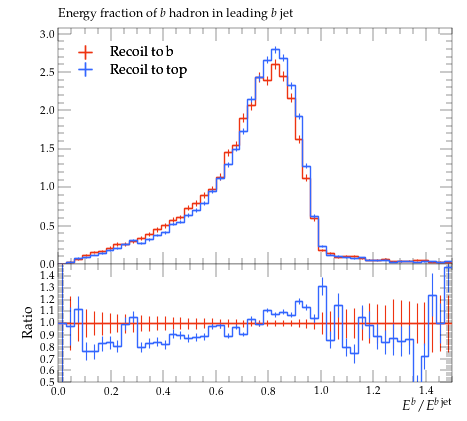

Write Python code to recreate this figure.
#! /usr/bin/env python

# This Python script was auto-generated using YODA v2.0.2.
# Analysis object: /MC_HFJETS/efracB
# Timestamp: 28-07-2026 (11:04:25)

import matplotlib as mpl
import matplotlib.pyplot as plt
mpl.use('Agg') # comment out for interactive use
import os
import numpy as np

plotDir = os.path.split(os.path.realpath(__file__))[0]
if 'YODA_USER_PLOT_PATH' in globals():
    plot_outdir = globals()['YODA_USER_PLOT_PATH']
else:
    plot_outdir = plotDir

#plot style
plt.style.use(os.path.join(plotDir, '../default.mplstyle'))
# plot metadata
figW, figH = plt.rcParams['figure.figsize']
ax_xLabel = r'$E^b / E^{b\,\mathrm{jet}}$'
ax_yLabel = r''
ax_title  = r'Energy fraction of $b$ hadron in leading $b$ jet'
ax_xScale = 'linear'
ax_yScale = 'linear'
xLims = (0.0, 1.5)
yLims = (0.0, 3.0745341)

# TeX-friendly labels for the legend
labels = {
    'legend' : ([ r"Recoil to b", r"Recoil to top" ], r""),
}

# Adjust canvas width and height
canvasW = 10.0
canvasH = 9.0
figW *= canvasW/10.
figH *= canvasH/9.

# Create figure and axis objects
fig, (ax, ratio0_ax) = plt.subplots(2, 1, sharex=True,
                  figsize=(figW,figH), gridspec_kw={'height_ratios': (6.0, 3.0)})

# Set figure margins
plt.subplots_adjust(
    left   = 1.0 * plt.rcParams['figure.subplot.left'],
    right  = 1.0 * plt.rcParams['figure.subplot.right'],
    top    = 1.0 * plt.rcParams['figure.subplot.top'],
    bottom = 1.0 * plt.rcParams['figure.subplot.bottom'])

ratio0_ax.yaxis.set_major_locator(mpl.ticker.MultipleLocator(0.1))
ratio0_ax.set_ylim(0.5, 1.4999)
ratio0_ax.set_ylabel('Ratio')

# the numerical data is stored in a separate file
dataf = dict()
prefix = os.path.split(__file__)[0]
if prefix:    prefix = prefix + '/'
exec(open(prefix+'efracB__data.py').read(), dataf)


legend_handles = dict() # keep track of handles for the legend

# style options for curves
# starts at zorder>=5 to draw curve on top of legend
styles = {
  'recoil_b': {
    'color' : '#EE3311',
    'linestyle' : '-',
    'linewidth' : 1,
    'marker' : 'none',
    'markersize' : 2,
    'capsize' : 0.0,
    'zorder' : 5,
    'histstyle' : 1,
    'drawstyle' : 'steps-pre',
    'xerrorbars' : 1,
    'yerrorbars' : 1,
    'fillcolor' : None,
    'fillopacity' : 1.0,
    'ratio0_linestyle' : '-',
    'ratio0_linewidth' : 1,
    'ratio0_marker' : 'none',
    'ratio0_markersize' : 2,
    'ratio0_capsize' : 0.0,
    'ratio0_zorder' : 5,
    'ratio0_histstyle' : 1,
    'ratio0_drawstyle' : 'steps-pre',
    'ratio0_xerrorbars' : 1,
    'ratio0_yerrorbars' : 1,
  },
  'recoil_top': {
    'color' : '#3366FF',
    'linestyle' : '-',
    'linewidth' : 1,
    'marker' : 'none',
    'markersize' : 2,
    'capsize' : 0.0,
    'zorder' : 6,
    'histstyle' : 1,
    'drawstyle' : 'steps-pre',
    'xerrorbars' : 1,
    'yerrorbars' : 1,
    'fillcolor' : None,
    'fillopacity' : 1.0,
    'ratio0_linestyle' : '-',
    'ratio0_linewidth' : 1,
    'ratio0_marker' : 'none',
    'ratio0_markersize' : 2,
    'ratio0_capsize' : 0.0,
    'ratio0_zorder' : 6,
    'ratio0_histstyle' : 1,
    'ratio0_drawstyle' : 'steps-pre',
    'ratio0_xerrorbars' : 1,
    'ratio0_yerrorbars' : 1,
  },
}

# curve from input yoda files in main panel
for label, yvals in dataf['yvals'].items():
    if all(np.isnan(v) for v in dataf['yvals'][label]):
        continue
    tmp = None
    if styles[label]['histstyle']: # draw as histogram
        xpos = dataf['xedges'][label] if styles[label]['drawstyle'] else dataf['xpoints'][label]
        ypos = np.insert(yvals, 0, yvals[0]) if styles[label]['drawstyle'] else yvals
        if styles[label]['fillcolor']: # fill area below curve
            ax.fill_between(xpos, ypos, step='pre',
                            color=styles[label]['fillcolor'],
                            alpha=styles[label]['fillopacity'])
        tmp, = ax.plot(xpos, ypos,
                       color=styles[label]['color'],
                       linestyle=styles[label]['linestyle'],
                       linewidth=styles[label]['linewidth'],
                       drawstyle=styles[label]['drawstyle'], solid_joinstyle='miter',
                       zorder=styles[label]['zorder'], label=label)
    tmp = ax.errorbar(dataf['xpoints'][label], yvals,
                      xerr=np.array(dataf['xerrs'][label])*styles[label]['xerrorbars'],
                      yerr=np.array(dataf['yerrs'][label])*styles[label]['yerrorbars'],
                      fmt=styles[label]['marker'], capsize=styles[label]['capsize'],
                      markersize=styles[label]['markersize'],
                      ecolor=styles[label]['color'],
                      color=styles[label]['color'], zorder=styles[label]['zorder'])
    tmp[-1][0].set_linestyle(styles[label]['linestyle'])
    tmp[-1][0].set_linewidth(styles[label]['linewidth'])
    if label in dataf['add_legend_handle']:  legend_handles[label] = tmp
    for varLabel in dataf['variation_yvals'].keys():
        if varLabel.startswith(label):
            tmp, = ax.plot(dataf['xedges'][label], dataf['variation_yvals'][varLabel],
                           color=styles[label]['color'],
                           linestyle=styles[label]['linestyle'],
                           linewidth=styles[label]['linewidth'],
                           drawstyle='steps-pre', solid_joinstyle='miter',
                           zorder=styles[label]['zorder'], alpha=0.5)


# plots on ratio panel
# curve from input yoda files in ratio panel
for label, yvals in dataf['ratio0_yvals'].items():
    if all(np.isnan(v) for v in yvals):
        continue
    if styles[label]['ratio0_histstyle']: # plot as histogram
        xpos = dataf['xedges']['recoil_b'] if styles[label]['ratio0_drawstyle'] else dataf['xpoints']['recoil_b']
        ypos = np.insert(yvals, 0, yvals[0]) if styles[label]['ratio0_drawstyle'] else yvals
        ratio0_ax.plot(xpos, ypos,
                       color=styles[label]['color'],
                       linewidth=styles[label]['linewidth'],
                       linestyle=styles[label]['ratio0_linestyle'],
                       drawstyle=styles[label]['ratio0_drawstyle'], zorder=styles[label]['zorder'],
                       solid_joinstyle='miter')
    tmp = ratio0_ax.errorbar(dataf['xpoints']['recoil_b'], yvals,
                             xerr=np.array(dataf['ref_xerrs'])*styles[label]['ratio0_xerrorbars'],
                             yerr=np.array(dataf['ratio0_yerrs'][label])*styles[label]['ratio0_yerrorbars'],
                             fmt=styles[label]['ratio0_marker'], capsize=styles[label]['ratio0_capsize'],
                             markersize=styles[label]['ratio0_markersize'],
                             ecolor=styles[label]['color'],
                             color=styles[label]['color'])
    tmp[-1][0].set_linestyle(styles[label]['ratio0_linestyle'])
    tmp[-1][0].set_linewidth(styles[label]['ratio0_linewidth'])

    for varlabel in dataf['ratio0_variation_vals'].keys():
        if varlabel.startswith(label):
            ratio0_ax.plot(dataf['xedges']['recoil_b'],
                            dataf['ratio0_variation_vals'][varlabel],
                            color=styles[label]['color'],
                            linestyle=styles[label]['linestyle'],
                            linewidth=styles[label]['linewidth'],
                            drawstyle='steps-pre', solid_joinstyle='miter',
                            zorder=1, alpha=0.5)

legend_items = list(legend_handles.values())
ax.add_artist(ax.legend(legend_items,
                        labels['legend'][0],
                        title=labels['legend'][1],
                        alignment='left',
                        loc='upper left',
                        bbox_to_anchor=(0.0, 0.97)))

# set plot metadata as defined above
ratio0_ax.set_xlabel(ax_xLabel)
ratio0_ax.xaxis.set_label_coords(1., -0.15)
ax.set_ylabel(ax_yLabel, ha='right', va='top')
ax.yaxis.set_label_coords(-0.11, 1.0)
ax.set_title(ax_title, loc='left')
ax.set_xscale(ax_xScale)
ax.set_yscale(ax_yScale)
ax.set_xlim(xLims)
ax.set_ylim(yLims)

# tick formatting
plt.rcParams['xtick.top'] = True
plt.rcParams['ytick.right'] = True
fig.align_ylabels((ax, ratio0_ax))
plt.savefig(os.path.join(plot_outdir, 'efracB.pdf'), format='PDF')
plt.savefig(os.path.join(plot_outdir, 'efracB.png'), format='PNG')

plt.close(fig)
